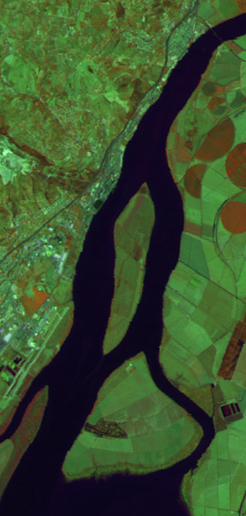
#> input picture PI_proj2/PI_proj2/lsat01.tif, 246 x 516 px
$ python ex1_2.py   (older library calls are emulated)
#> lines starting #> are read from the running program, lines starting #| are printed output that depends on the picture; after the words box and inside, x2 and y2 are one past the last pixel; in counts of white or black regions, pixels touching at a corner belong together
# -*- coding: utf-8 -*-

"""
Nome: João Miguel Pinto Ferreira
nº aluno: 50214
curso: Engenharia Geoespacial
disciplina: Processamento Digital de Imagem
Projeto 2, exercicio 1.2
"""

import numpy as np
import matplotlib.pyplot as plt
from scipy import ndimage
import scipy
from copy import deepcopy
from imageio import imread
from skimage.morphology import disk, square, rectangle, reconstruction, \
binary_erosion, binary_dilation, binary_opening, binary_closing, dilation, erosion
from skimage.morphology import watershed
img=imread('lsat01.tif');
#> img is the input picture: shape (516, 246, 3); mean R, G, B 58.5, 81.4, 45
R=img[:,:,0]
G=img[:,:,1]
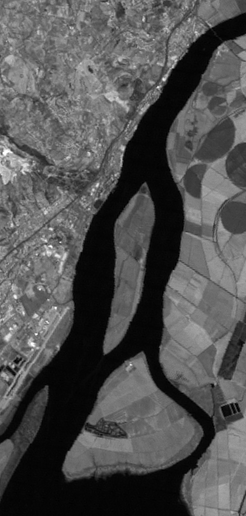
#> G: shape (516, 246); min 1, max 255, mean 81.4
B=img[:,:,2]

#media das componentes rgb
I=(img[:,:,0].astype(float)+img[:,:,1].astype(float)+img[:,:,2].astype(float))/3

#após analise do histograma detetei que o valor de 27 é o valor anterior a um dos picos existentes
nova=I<27
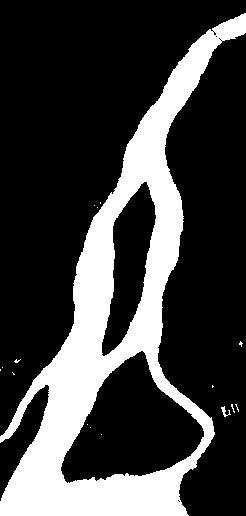
#> nova: shape (516, 246) bool; 25.2% white; 16 white regions (14 under 20 px), largest, box (x1, y1, x2, y2) and area: (0, 13, 246, 516) 31877, (221, 406, 231, 417) 41
#aplicou-se um kernel (5,5)
kernel1=rectangle(5,5)

#aplicou-se uma erosão
Er=binary_erosion(nova,kernel1)
#> Er: shape (516, 246) bool; 20.7% white; 3 white regions (1 under 20 px), largest, box (x1, y1, x2, y2) and area: (0, 33, 218, 516) 25950, (216, 16, 246, 38) 379

#reconstrui-se o objeto através de uma reconstrução binária
def reconstrucao_bin(mask,marker):
    se=rectangle(3,3)
    ant=np.zeros(mask.shape)
    R=np.copy(marker)
    while np.array_equal(R,ant)==False:
        ant=R
        R=np.logical_and(binary_dilation(R,se),mask)
#> this loop made 6 passes
#> R: shape (516, 246) bool; 25.1% white; 1 white region, box (x1, y1, x2, y2) and area: (0, 13, 246, 516) 31877
    return R
#obtencao da imagem final
binaria=reconstrucao_bin(nova,Er)

#alinea 1.2
F=binaria
#função distância
D=scipy.ndimage.distance_transform_edt(F==1)
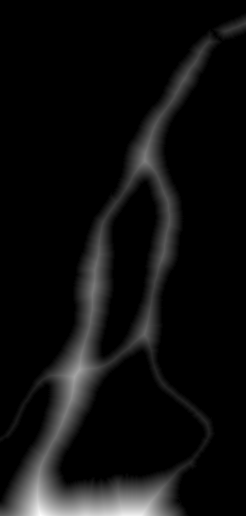
#> D: shape (516, 246) float64; min 0, max 42.64, mean 2.5; drawn with min black and max white

def reconstrucao_dual(mask,marker):
    a=1
    ee=rectangle(2,2)
    while a!=0:
        E=erosion(marker,ee)
        R=np.maximum(mask.astype(float),E.astype(float))
        a=np.count_nonzero(marker!=R)
        marker=deepcopy(R)
#> this loop made 31 passes
#> a on passes 1 to 12: 17631, 6572, 2386, 1327, 710, 534, 409, 334, 314, 266, 231, 151
    return R


D_mais1=D+1

#cálculo dos minimos, reconstrução Dual D+1  - D
minimos=reconstrucao_dual(D,D_mais1)-D
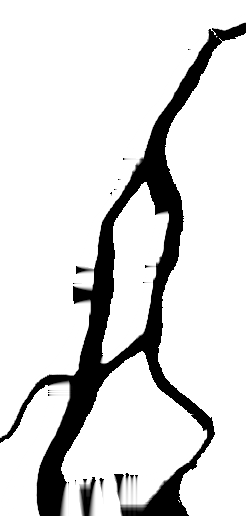
#> minimos: shape (516, 246) float64; min 0, max 1, mean 0.857

markers,n=ndimage.label(minimos)
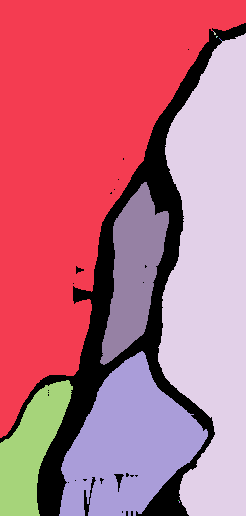
#> markers: shape (516, 246) int32; 14 distinct labels, from 0 to 13; one colour per label, 0 black
#> n = 13

#aplicação da função watershed
Ws=watershed(D,markers,mask=np.ones(I.shape))
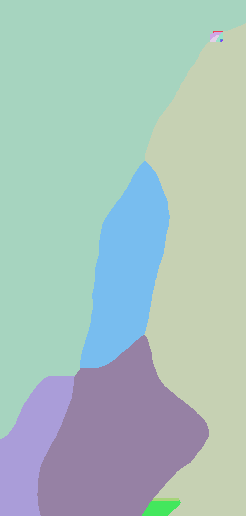
#> Ws: shape (516, 246) int32; 13 distinct labels, from 1 to 13; one colour per label, 0 black
d=2
ee=disk(d)

#Utilização de um disco de 2 para conseguir destacar bem a linha
linha=Ws-erosion(Ws,ee)
#> linha: shape (516, 246) int32; 10 distinct labels, from 0 to 10

#obtenção da linha representativa do leito do rio
linha_f=np.logical_not(linha==0)*255
#> linha_f: shape (516, 246) int64; 1.8% white in thin lines or dots

#Imagem final
L=linha_f+I
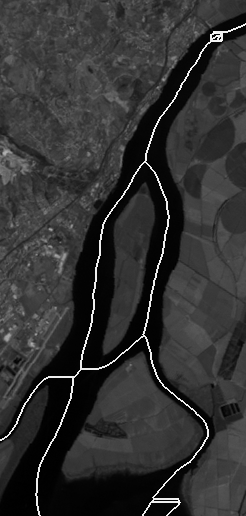
#> L: shape (516, 246) float64; min 11.67, max 288.3, mean 66.2; drawn with min black and max white

plt.subplot(121),plt.imshow(img,'gray');plt.axis('off')
plt.title('original')

plt.subplot(122),plt.imshow(L,'gray');plt.axis('off')
plt.title('meio')
